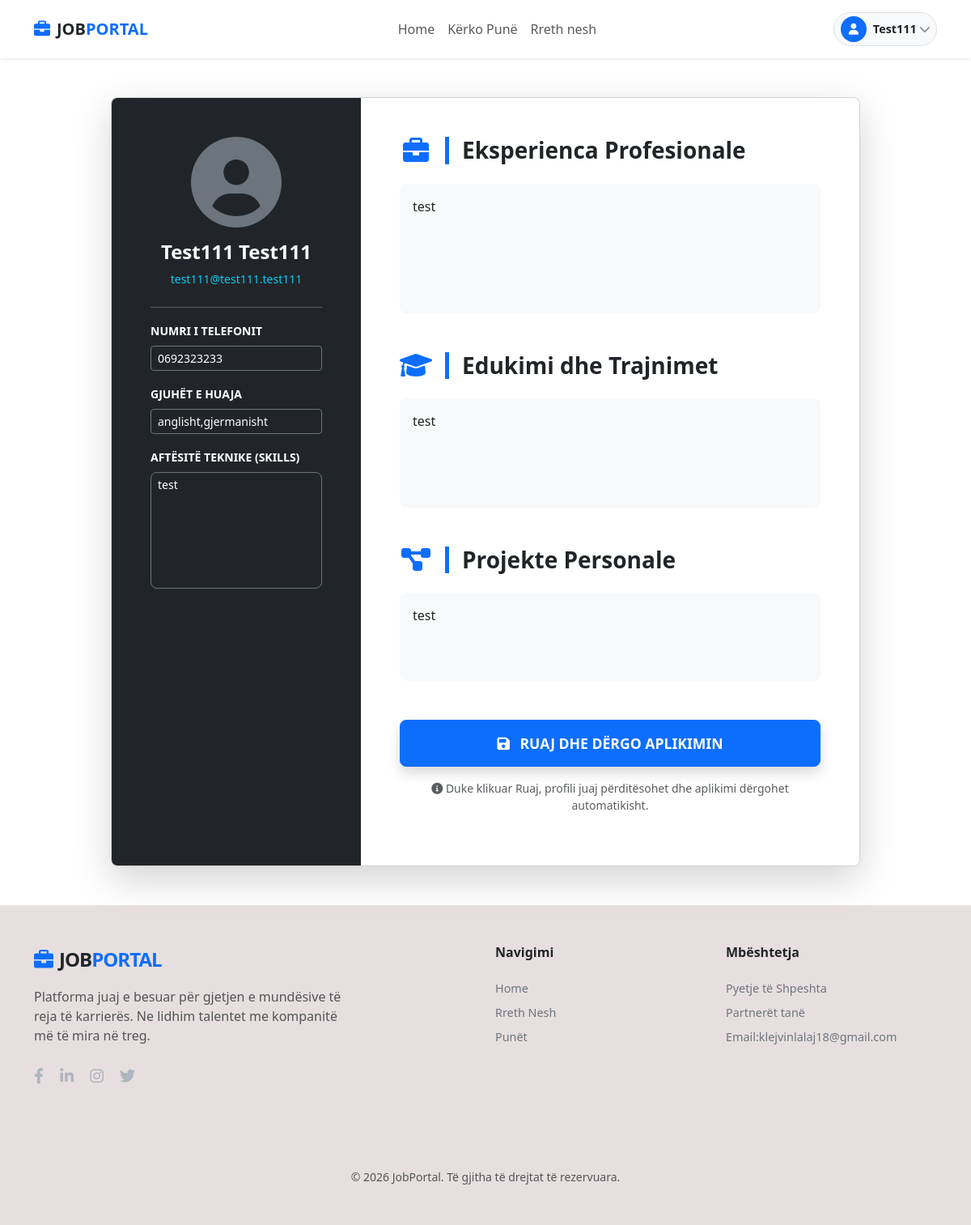
/cv/ (signed in), run on the app's committed database.
### JobApp/models.py (models this page shows, shortened)
class CV(models.Model):
    user = models.OneToOneField(
        User,
        on_delete=models.CASCADE,
        related_name='cv',
        verbose_name="Përdoruesi"
    )
    phone = models.CharField(max_length=20, null=True, blank=True)
    languages = models.CharField(max_length=200, null=True, blank=True)
    skills = models.TextField(null=True, blank=True)
    experience = models.TextField(null=True, blank=True)
    education = models.TextField(null=True, blank=True)
    projects = models.TextField(null=True, blank=True)
    class Meta:
        verbose_name = "CV Përdoruesi"
        verbose_name_plural = "CV-të e Përdoruesve"

### JobApp/views.py (the view, shortened to what this page needs)
# urls.py: path('cv/', views.cv_view, name='cvPage'),
@login_required
def cv_view(request):
    from .models import CV, Aplikim, Job
    user_cv, created = CV.objects.get_or_create(user=request.user)
    job_id = request.GET.get('job_id')
    return render(request, 'cv.html', {'cv': user_cv})

### JobApp/templates/cv.html (shortened to what this page needs)
{% extends 'base.html' %}
{% load static %}
{% block content %}
<div class="container mt-5 mb-5">
    <div class="row justify-content-center">
        <div class="col-lg-10">
            <div class="card shadow-lg rounded-3 overflow-hidden">
                <div class="row g-0">
                    <div class="col-md-4 bg-dark text-white p-5">
                        <div class="text-center mb-4">
                            <i class="fas fa-user-circle fa-7x mb-3 text-secondary"></i>
                            <h4 class="fw-bold">{{ user.first_name }} {{ user.last_name }}</h4>
                            <p class="text-info small">{{ user.email }}</p>
                        </div>
                        <hr class="bg-secondary">
                        <form method="POST" action="?job_id={{ request.GET.job_id }}">
                            <div class="mb-3">
                                <label class="form-label small fw-bold text-uppercase">Numri i Telefonit</label>
                                <input type="text" name="phone" class="form-control form-control-sm bg-dark text-white border-secondary"
                                       placeholder="+355 6x xx xx xxx" value="{{ cv.phone|default:'' }}">
                            </div>
                            <div class="mb-3">
                                <label class="form-label small fw-bold text-uppercase">Gjuhët e Huaja</label>
                                <input type="text" name="languages" class="form-control form-control-sm bg-dark text-white border-secondary"
                                       placeholder="Anglisht, Italisht..." value="{{ cv.languages|default:'' }}">
                            </div>
                            <div class="mb-3">
                                <label class="form-label small fw-bold text-uppercase">Aftësitë Teknike (Skills)</label>
                                <textarea name="skills" class="form-control form-control-sm bg-dark text-white border-secondary"
                                          rows="6" placeholder="Python, Django, HTML, CSS...">{{ cv.skills|default:'' }}</textarea>
                            </div>
                    </div>
                    <div class="col-md-8 p-5 bg-white">
                        <div class="d-flex align-items-center mb-4">
                            <i class="fas fa-briefcase fa-2x text-primary me-3"></i>
                            <h3 class="mb-0 fw-bold border-start border-primary border-5 ps-3">Eksperienca Profesionale</h3>
                        </div>
                        <div class="mb-4">
                            <textarea name="experience" class="form-control border-0 bg-light p-3" rows="5"
                                placeholder="Psh: Senior Web Developer - Kompania X (Janar 2022 - Sot)...">{{ cv.experience|default:'' }}</textarea>
                        </div>
                        <div class="d-flex align-items-center mb-4 mt-5">
                            <i class="fas fa-graduation-cap fa-2x text-primary me-3"></i>
                            <h3 class="mb-0 fw-bold border-start border-primary border-5 ps-3">Edukimi dhe Trajnimet</h3>
                        </div>
                        <div class="mb-4">
                            <textarea name="education" class="form-control border-0 bg-light p-3" rows="4"
                                placeholder="Psh: Master Shkencor në Inxhinieri Informatike...">{{ cv.education|default:'' }}</textarea>
                        </div>
                        <div class="d-flex align-items-center mb-4 mt-5">
                            <i class="fas fa-project-diagram fa-2x text-primary me-3"></i>
                            <h3 class="mb-0 fw-bold border-start border-primary border-5 ps-3">Projekte Personale</h3>
                        </div>
                        <div class="mb-4">
                            <textarea name="projects" class="form-control border-0 bg-light p-3" rows="3"
                                placeholder="Psh: Ndërtimi i një Job Portal me Django...">{{ cv.projects|default:'' }}</textarea>
                        </div>
                        <div class="d-grid gap-2 mt-5">
                            <button type="submit" class="btn btn-primary btn-lg shadow fw-bold">
                                <i class="fas fa-save me-2"></i> Ruaj dhe Dërgo Aplikimin
                            </button>
                            <p class="text-center text-muted small mt-2">
                                <i class="fas fa-info-circle"></i> Duke klikuar Ruaj, profili juaj përditësohet dhe aplikimi dërgohet automatikisht.
                            </p>
                        </div>
                    </div>
                </div>
            </div>
        </div>
    </div>
</div>
{% endblock %}

### JobApp/templates/navbar.html (shortened to what this page needs)
{% load static %}
<nav class="navbar navbar-expand-lg navbar-jp sticky-top bg-white shadow-sm">
    <div class="container">
        <a class="navbar-brand d-flex align-items-center" href="{% url 'homePage' %}">
            <i class="fas fa-briefcase me-2 text-primary"></i>
            <span class="fw-bold text-dark">JOB</span><span class="text-primary fw-bold">PORTAL</span>
        </a>
        <div class="d-flex align-items-center gap-2 order-lg-3">
            {% if user.is_authenticated %}
                <div class="user-trigger d-flex align-items-center bg-light px-2 py-1 rounded-pill border"
                     role="button"
                     data-bs-toggle="offcanvas"
                     data-bs-target="#sidebarProfile"
                     style="cursor: pointer; transition: all 0.2s ease;">
                    <div class="avatar-circle bg-primary text-white rounded-circle d-flex align-items-center justify-content-center"
                         style="width: 32px; height: 32px;">
                        <i class="fas fa-user small"></i>
                    </div>
                    <span class="fw-bold text-dark ms-2" style="font-size: 0.9rem;">
                        {{ user.username }}
                    </span>
                    <i class="fas fa-chevron-down small ms-1 opacity-50 d-none d-md-inline-block"></i>
                </div>
            {% else %}
                <div class="d-none d-lg-flex gap-2">
                    <a href="{% url 'loginPage' %}" class="btn btn-login text-primary fw-bold">Log In</a>
                    <a href="{% url 'registerPage' %}" class="btn btn-primary px-4 rounded-pill">Register</a>
                </div>
            {% endif %}
        </div>
        <div class="collapse navbar-collapse order-lg-2" id="navbarNav">
            <ul class="navbar-nav mx-auto">
                <li class="nav-item">
                    <a class="nav-link {% if request.resolver_match.url_name == 'homePage' %}active{% endif %}" href="{% url 'homePage' %}">Home</a>
                </li>
                <li class="nav-item">
                    <a class="nav-link {% if request.resolver_match.url_name == 'punePage' %}active{% endif %}" href="{% url 'punePage' %}">Kërko Punë</a>
                </li>
                <li class="nav-item">
                    <a class="nav-link {% if request.resolver_match.url_name == 'aboutPage' %}active{% endif %}" href="{% url 'aboutPage' %}">Rreth nesh</a>
                </li>
            </ul>
        </div>
    </div>
</nav>

### JobApp/static/css/style.css (style rules this page uses)
:root { --jp-primary: #0d6efd; --jp-dark: #212529; }
.navbar-jp { background-color: #ffffff; box-shadow: 0 2px 10px rgba(0,0,0,0.1); padding-top: 15px; padding-bottom: 15px; }
.btn-primary { transition: transform 0.2s ease; }
textarea.form-control { resize: none; border-radius: 8px; font-family: 'Segoe UI', Tahoma, Geneva, Verdana, sans-serif; line-height: 1.6; }
textarea::placeholder { color: #adb5bd ; font-style: italic; font-size: 0.9rem; }
.fa-2x { width: 40px; text-align: center; }
.btn-primary.btn-lg { padding: 15px; font-size: 1.1rem; text-transform: uppercase; transition: transform 0.2s; }
.bg-primary { background-color: #2563eb; }
.text-dark.fw-bold { color: #1e293b; }
.text-muted.small { color: #64748b; }

### data on the page
CV: phone "0692323233", languages "anglisht,gjermanisht", skills "test", experience "test", education "test", projects "test"

### other printed values
{{ user.username }} "Test111"
{{ user.first_name }} "Test111"
{{ user.last_name }} "Test111"
{{ user.email }} "test111@test111.test111"
